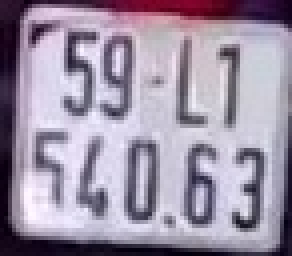
#> input picture Job74/Cropped/license_plate_0_0.jpg, 73 x 64 px (shown 4 times larger)
$ python -i CropChar_InLisensePlate.py   (imports and definitions only)
#> lines starting #> are read from the running program, lines starting #| are printed output that depends on the picture; after the words box and inside, x2 and y2 are one past the last pixel; in counts of white or black regions, pixels touching at a corner belong together
#> in process_image, img is the input picture: shape (64, 73, 3); mean B, G, R 165.2, 146, 157
import os
import cv2
import numpy as np
from skimage.filters import threshold_local
from skimage import measure
import imutils

# Paths
INPUT_FOLDER = "./Cropped"  # Thư mục chứa ảnh biển số đã cắt
CHAR_OUTPUT_DIR = "./output_chars"
PLATE_OUTPUT_DIR = "./Cropped"
# [2 lines not run here, left out]

def save_characters(candidates, original_filename, save_dir=CHAR_OUTPUT_DIR):
    """Save sorted character images to output directory."""
    file_prefix = os.path.splitext(os.path.basename(original_filename))[0]
    for idx, (char_img, _) in enumerate(candidates):
        filename = os.path.join(save_dir, f"{file_prefix}_char_{idx:02d}.png")
        cv2.imwrite(filename, char_img)
        print(f"Saved {filename}")


def convert_to_square(image, pad_color=255):
    """Pad image to make it square."""
    h, w = image.shape[:2]
    if h == w:
        return image

    size_diff = abs(h - w)
    if len(image.shape) == 2:  # grayscale
        pad_shape = (size_diff // 2, size_diff - size_diff // 2)
        pad = [(pad_shape[0], pad_shape[1]), (0, 0)] if h < w else [(0, 0), (pad_shape[0], pad_shape[1])]
    else:  # color
        pad = [(0, 0), (0, 0), (0, 0)]
        if h < w:
            pad[0] = (size_diff // 2, size_diff - size_diff // 2)
        else:
            pad[1] = (size_diff // 2, size_diff - size_diff // 2)
    return np.pad(image, pad, mode='constant', constant_values=pad_color)


def preprocess_license_plate(plate_img):
    """Convert plate image to binary using adaptive thresholding."""
    hsv = cv2.cvtColor(plate_img, cv2.COLOR_BGR2HSV)
#> hsv: shape (64, 73, 3); mean H, S, V 134.3, 50.9, 167.8
    _, _, v = cv2.split(hsv)
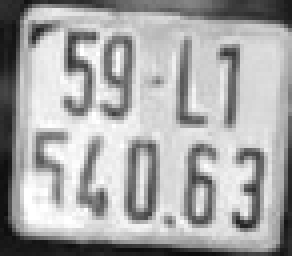
#> v: shape (64, 73) (shown 4 times larger); min 12, max 255, mean 167.8
    T = threshold_local(v, 15, offset=10, method="gaussian")
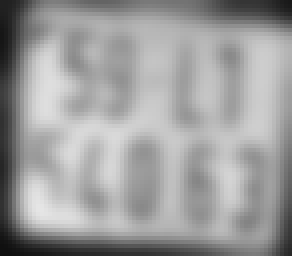
#> T: shape (64, 73) float64 (shown 4 times larger); min 16.21, max 229.5, mean 157.8
    return ((v > T) * 255).astype("uint8")
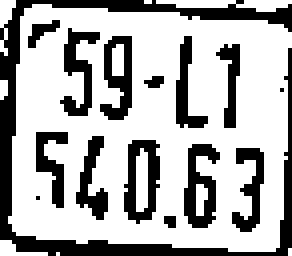
#> returned value: shape (64, 73) (shown 4 times larger); 68.9% white; 15 black regions (4 under 20 px), largest, box (x1, y1, x2, y2) and area: (0, 0, 73, 64) 629, (31, 35, 40, 56) 108, (46, 36, 55, 57) 108


def extract_and_sort_characters(thresh, plate_img):
    """Extract character candidates from binary image."""
    inverted = cv2.bitwise_not(thresh)
    resized = imutils.resize(inverted, width=400)
    blurred = cv2.medianBlur(resized, 5)
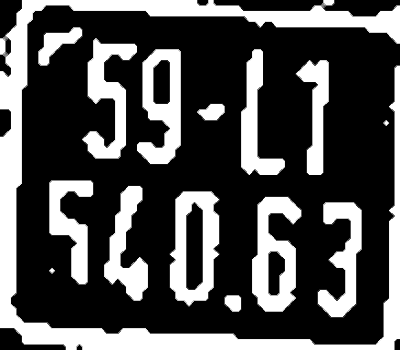
#> blurred: shape (350, 400); min 0, max 255, mean 79.2
    labels = measure.label(blurred, connectivity=2, background=0)
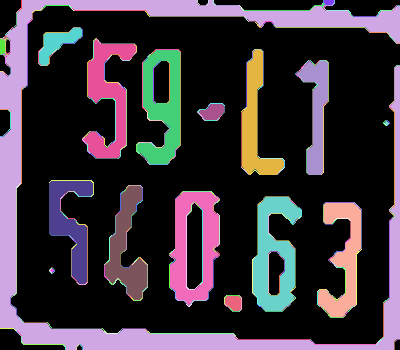
#> labels: shape (350, 400) int64; 492 distinct labels, from 0 to 491; one colour per label, 0 black

    candidates = []
    scale_x = plate_img.shape[1] / resized.shape[1]
#> scale_x = 0.182
    scale_y = plate_img.shape[0] / resized.shape[0]
#> scale_y = 0.183

    for label in np.unique(labels):
        if label == 0:
            continue
        mask = (labels == label).astype("uint8") * 255
        contours, _ = cv2.findContours(mask, cv2.RETR_EXTERNAL, cv2.CHAIN_APPROX_SIMPLE)
        if not contours:
            continue

        contour = max(contours, key=cv2.contourArea)
        x, y, w, h = cv2.boundingRect(contour)
        aspect_ratio = w / float(h)
        solidity = cv2.contourArea(contour) / float(w * h)
        height_ratio = h / float(plate_img.shape[0])

        if 0.1 < aspect_ratio < 1.0 and solidity > 0.1 and 0.35 < height_ratio < 2.0:
            x_orig, y_orig = int(x * scale_x), int(y * scale_y)
            w_orig, h_orig = int(w * scale_x), int(h * scale_y)
            char_img = plate_img[y_orig:y_orig + h_orig, x_orig:x_orig + w_orig]
            square_char = convert_to_square(char_img)
            resized_char = cv2.resize(square_char, (28, 28), cv2.INTER_AREA)
            candidates.append((resized_char, (y, x)))
#> this loop made 492 passes
#> (x, y, aspect_ratio, solidity, height_ratio, x_orig) on passes 78, 92, 95, 130, 248, 253, 262, 273, 289: (83, 40, 0.449, 0.379, 1.84, 15), (137, 50, 0.377, 0.657, 1.78, 25), (242, 50, 0.336, 0.362, 1.95, 44), (297, 61, 0.272, 0.434, 1.78, 54), (50, 181, 0.417, 0.422, 1.61, 9), (105, 186, 0.368, 0.417, 1.78, 19), (170, 192, 0.434, 0.763, 1.77, 31), (253, 197, 0.421, 0.62, 1.78, 46), (318, 203, 0.377, 0.421, 1.78, 58)
#> (x, y, aspect_ratio, solidity, height_ratio) on passes 3, 7, 8, 10, 11, 12: (0, 0, 1.14, 0.116, 5.47), (323, 0, 0.6, 0.0333, 0.0781), (324, 0, 2, 0.64, 0.0781), (197, 3, 3.67, 0, 0.0469), (214, 3, 5.4, 0, 0.0781), (322, 3, 1, 0, 0.0156)
#> mask: shape (350, 400); 0% white in thin lines or dots, all inside (x1, y1, x2, y2) = (63, 345, 66, 350)
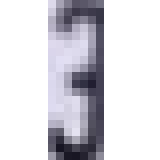
#> square_char: shape (20, 20, 3) (shown 8 times larger); mean B, G, R 220.2, 214.1, 215.1
#> after the loop, candidates = 9 items

    # Sort by rows then columns
    candidates = sorted(candidates, key=lambda x: x[1][0])
    mid_y = np.median([pos[0] for _, pos in candidates])
#> mid_y = 181
    top = sorted([c for c in candidates if c[1][0] < mid_y], key=lambda x: x[1][1])
#> top = 4 items
    bottom = sorted([c for c in candidates if c[1][0] >= mid_y], key=lambda x: x[1][1])
#> bottom = 5 items
    return top + bottom


def process_image(image_path):
    """Process cropped license plate image (no detection needed)."""
    img = cv2.imread(image_path)
    if img is None:
        print(f"⚠️ Cannot read image: {image_path}")
        return

    print(f"Processing: {image_path}")

    # Since image is already cropped, no need to detect license plate
    thresh = preprocess_license_plate(img)
    candidates = extract_and_sort_characters(thresh, img)
#> candidates = 9 items
    save_characters(candidates, image_path)
#> the loop in save_characters, `for idx, (char_img, _) in enumerate(candidates):` made 9 passes
#| Saved ./output_chars/license_plate_0_0_char_00.png
#| Saved ./output_chars/license_plate_0_0_char_01.png
#| Saved ./output_chars/license_plate_0_0_char_02.png
#| Saved ./output_chars/license_plate_0_0_char_03.png
#| Saved ./output_chars/license_plate_0_0_char_04.png
#| Saved ./output_chars/license_plate_0_0_char_05.png
#| Saved ./output_chars/license_plate_0_0_char_06.png
#| Saved ./output_chars/license_plate_0_0_char_07.png
#> (further printed lines are left out)
#> pass 2, in save_characters, `cv2.imwrite(filename, char_img)`:
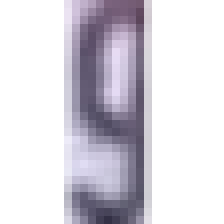
#> saved as license_plate_0_0_char_01.png: shape (28, 28, 3) (shown 8 times larger); mean B, G, R 221.1, 213, 216


def main():
    image_files = sorted([f for f in os.listdir(INPUT_FOLDER) if f.lower().endswith(('.jpg', '.jpeg', '.png'))])
    for image_file in image_files:
        image_path = os.path.join(INPUT_FOLDER, image_file)
        process_image(image_path)


# [2 lines not run here, left out]

>>> result = process_image('../../Job74/Cropped/license_plate_0_0.jpg')
